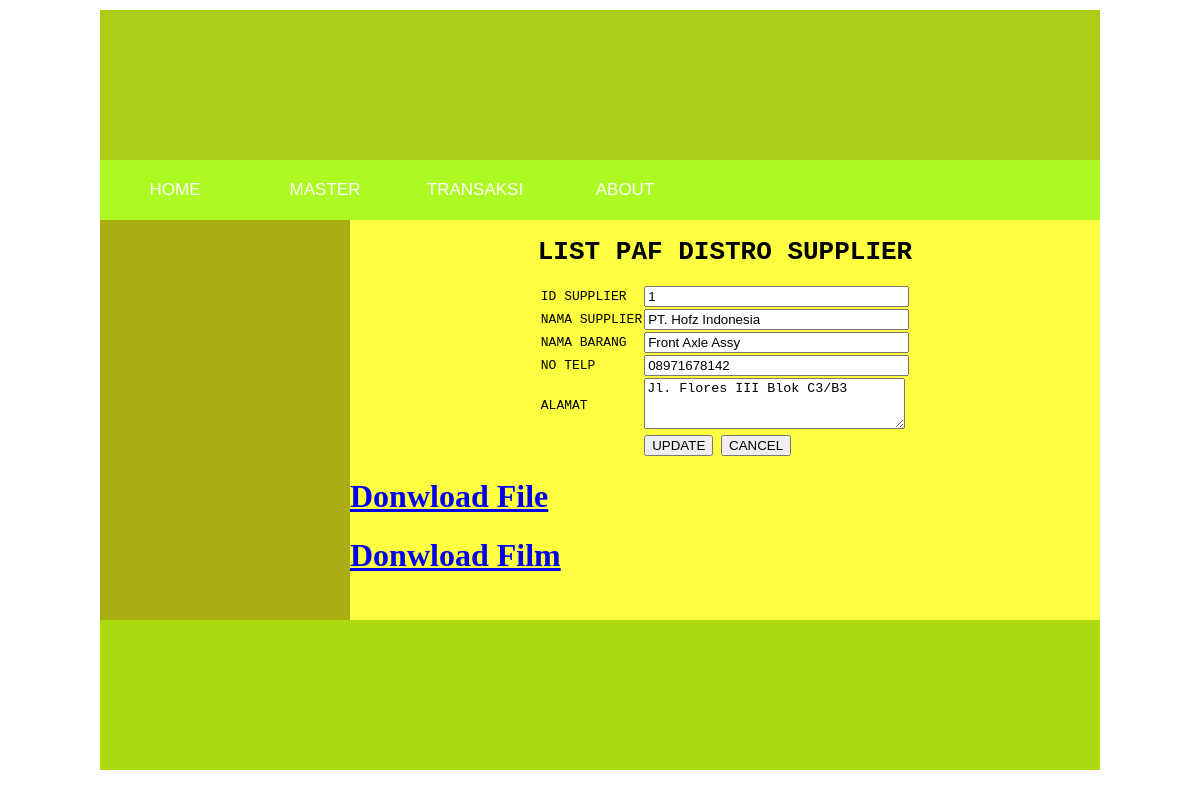
/index.php/controller_supplier/edit_data/1, run on the app's committed database.
### tables this page shows
CREATE TABLE `supplier` (
  `id_supplier` int(11) NOT NULL,
  `nama_supplier` varchar(50) DEFAULT NULL,
  `nama_barang` varchar(30) DEFAULT NULL,
  `no_telp` varchar(13) DEFAULT NULL,
  `alamat` text
);

### application/controllers/controller_supplier.php (called while the page is built, shortened)
<?php
class controller_supplier extends CI_Controller {
	public function edit_data($id_supplier){
		$temp = $this->model_supplier->get_supplier("where id_supplier = '$id_supplier'");
		$data = array(
			"id_supplier" 		=> $temp[0]['id_supplier'],
			"nama_supplier" 	=> $temp[0]['nama_supplier'],
			"nama_barang"		=> $temp[0]['nama_barang'],
			"no_telp"			=> $temp[0]['no_telp'],
			"alamat"			=> $temp[0]['alamat']
		);
		$this->load->view('view_supplier_edit', $data);
	}
}

### index.php (called while the page is built, shortened)
<?php
require_once BASEPATH.'core/CodeIgniter.php';

### application/models/model_supplier.php (called while the page is built, shortened)
<?php
class model_supplier extends CI_Model {
	public function get_supplier($where = ""){
		$data_supplier = $this->db->query("select * from supplier ".$where);
		return $data_supplier->result_array();
	}
}

### application/views/view_supplier_edit.php (the view, shortened to what this page needs)
<!DOCTYPE html>
<html>
	<head>
		<link rel="stylesheet" type="text/css" href="<?php echo base_url(). "css/main_user.css"; ?>">
	</head>
	<body>
		<div id="container">
			<div id="header">
			</div>
			<div id="menu">
				<ul>
					<li><a href="#">HOME</a></li>
					<li><a href="#">MASTER</a>
						</li>
					<li><a href="#">TRANSAKSI</a></li>
					<li><a href="#">ABOUT</a></li>
				</ul>
			</div>
			<div id="sidebar">
			</div>
			<div id="content">
				<table border="0" align="center" style="border-collapse: collapse; font-family: monospace;">
				<h1 align="center" style="font-family: monospace;">LIST PAF DISTRO SUPPLIER </h1>
					<form method="POST" action="<?php echo base_url(). "index.php/controller_supplier/do_edit"; ?>">
						<tr>
							<td>ID SUPPLIER</td>
							<td>
								<input type="text" name="id_supplier" size="30" value="<?php echo $id_supplier; ?>" readonly="readonly">
							</td>
						</tr>
						<tr>
							<td>NAMA SUPPLIER</td>
							<td>
								<input type="text" name="nama_supplier" size="30" value="<?php echo $nama_supplier; ?>">
							</td>
						</tr>
						<tr>
							<td>NAMA BARANG</td>
							<td>
								<input type="text" name="nama_barang" size="30" value="<?php echo $nama_barang; ?>">
							</td>
						</tr>
						<tr>
							<td>NO TELP</td>
							<td>
								<input type="text" name="no_telp" size="30" value="<?php echo $no_telp; ?>">
							</td>
						</tr>
						<tr>
							<td>ALAMAT</td>
							<td>
								<textarea cols="30" rows="3" name="alamat"><?php echo $alamat; ?></textarea>
							</td>
						</tr>
						<tr>
							<td></td>
							<td>
								<input type="submit" name="update" value="UPDATE">
								<input type="reset" name="cancel" value="CANCEL">
							</td>
						</tr>
					</form>
				</table>
				<a href="<?php echo base_url(). "index.php/controller_barang/download_barang"; ?>"><h1>Donwload File</h1></a>
				<a href="<?php echo base_url(). "index.php/controller_barang/download_barang"; ?>"><h1>Donwload Film</h1></a>
			</div>
			<div id="footer"></div>
		</div>
	</body>
</html>

### css/main_user.css (style rules this page uses)
#container { width: 1000px; height: auto; margin-left: auto; margin-right: auto; margin-top: 10px; margin-bottom: 20px; }
#header { height: 150px; background-color: #abcd18; }
#menu { height: 60px; background-color: #adfa23; }
#menu ul { margin: 0px; padding: 0px; }
#menu li { list-style-type: none; float: left; display: block; width: 150px; height: 60px; text-align: center; line-height: 60px; font-family: tahoma, sans-serif; font-size: 17px; }
#menu li a { text-decoration: none; color: #fff; }
#sidebar { width: 250px; height: 400px; background-color: #aaad12; float: left; }
#content { width: 750px; height: 400px; background-color: #ffff42; float: right; }
#footer { height: 150px; background-color: #acdb12; clear: both; }

### application/views/view_supplier_edit.php (style rules this page uses)
body { margin-left: 0px; margin-right: 0px; margin-top: 0px; margin-bottom: 0px; }

### data on the page
supplier: id_supplier "1", nama_supplier "PT. Hofz Indonesia", nama_barang "Front Axle Assy", no_telp "08971678142", alamat "Jl. Flores III Blok C3/B3"
